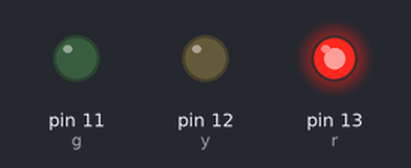
Simulated run of this sketch. Board: Arduino Uno, built with avr-gcc and run on an emulated ATmega328P. On the bench: output pins drawn as LEDs (lit = HIGH).

Above: at 1.0 s.
At 3.0 s:
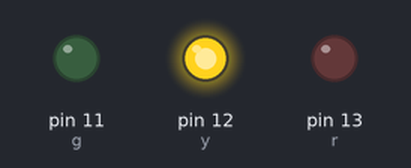
At 5.0 s:
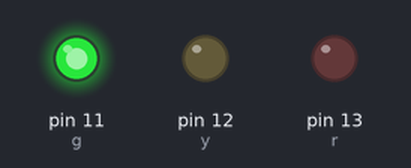
Timing chart, 0 to 7.8 s (numbered marks = the images above):
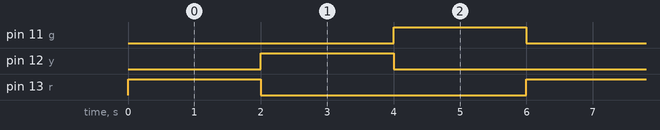

The sketch:

trafficLight.ino
```cpp
int t=2000;
int r=13;
int y=12;
int g=11;

void setup() {
  // put your setup code here, to run once:
  pinMode(r,OUTPUT);
  pinMode(y,OUTPUT);
  pinMode(g,OUTPUT);
}

void loop() {
  // put your main code here, to run repeatedly:
  digitalWrite(r, HIGH);   // turn the LED on (HIGH is the voltage level)
  delay(t);              // wait for a second
  digitalWrite(r, LOW);    // turn the LED off by making the voltage LOW

  digitalWrite(y, HIGH);   // turn the LED on (HIGH is the voltage level)
  delay(t);              // wait for a second
  digitalWrite(y, LOW);    // turn the LED off by making the voltage LOW

  digitalWrite(g, HIGH);   // turn the LED on (HIGH is the voltage level)
  delay(t);              // wait for a second
  digitalWrite(g, LOW);    // turn the LED off by making the voltage LOW
}
```

Measured:
- by itself, pin 11 (g), pin 12 (y), pin 13 (r): alternates HIGH for 2.0 s and LOW for 4.0 s
- by itself, everything shown: repeats every 6.0 s, in 4 steps
